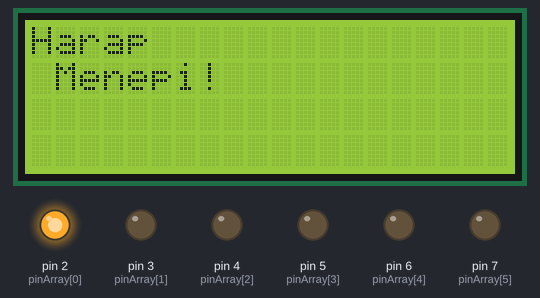
Bench run of a sketch on a simulated Arduino Uno, built with avr-gcc and run on an emulated ATmega328P. Shown: 20×4 character LCD, output pins drawn as LEDs (lit = HIGH).

Above: at 0.18 s.
At 0.79 s:
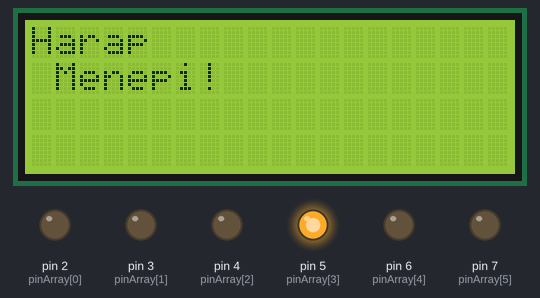
At 1.39 s:
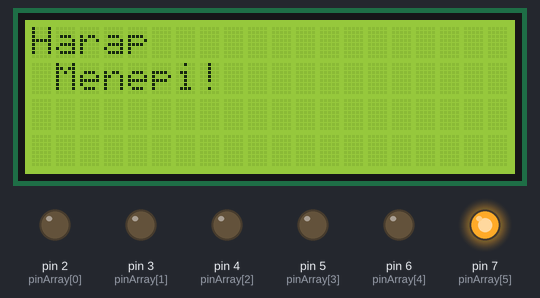
At 1.99 s:
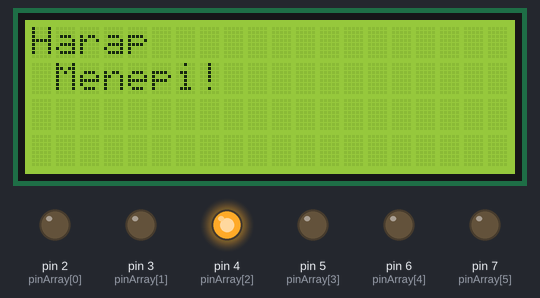
At 2.52 s:
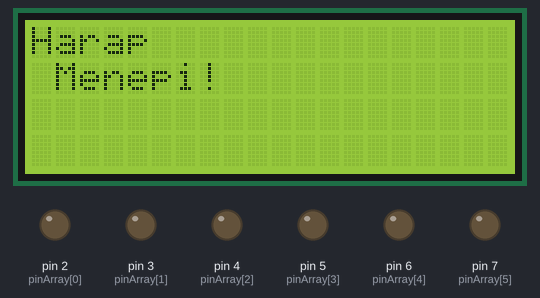
At 2.92 s:
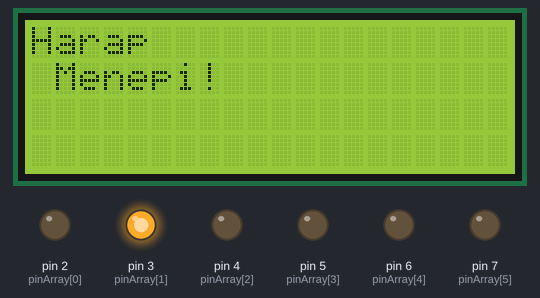
Timing chart, 0 to 40.0 s (numbered marks = the images above):
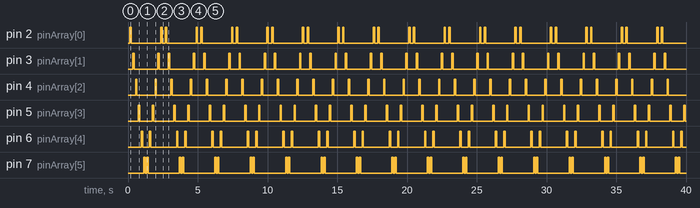

Measured:
- by itself, pin 2 (pinArray[0]): repeats every 2.5 s: LOW 2.1 s, HIGH 0.10 s, LOW 0.24 s, HIGH 0.10 s
- by itself, pin 3 (pinArray[1]): repeats every 2.5 s: LOW 1.7 s, HIGH 0.10 s, LOW 0.64 s, HIGH 0.10 s
- by itself, pin 4 (pinArray[2]): repeats every 2.5 s: LOW 1.3 s, HIGH 0.10 s, LOW 1.0 s, HIGH 0.10 s
- by itself, pin 5 (pinArray[3]): repeats every 2.5 s: LOW 0.90 s, HIGH 0.10 s, LOW 1.4 s, HIGH 0.10 s
- by itself, pin 6 (pinArray[4]): repeats every 2.5 s: LOW 0.50 s, HIGH 0.10 s, LOW 1.8 s, HIGH 0.10 s
- by itself, pin 7 (pinArray[5]): repeats every 2.5 s: LOW 0.10 s, HIGH 0.10 s, LOW 2.2 s, HIGH 0.10 s

The sketch:

lampu.ino
```cpp
#include <Wire.h>
#include <LiquidCrystal_I2C.h>

LiquidCrystal_I2C lcd(0x3F,20,4);  // set the LCD address to 0x27 for a 16 chars and 2 line display

int pinArray[ ] = {2,3,4,5,6,7};
int count = 0;
int timer = 100;


void setup() {

  for (count=0;count<6;count++){
      pinMode(pinArray[count],OUTPUT);
    }
}

void loop() {

  lcd.init();                      // initialize the lcd
  lcd.init();
  // Print a message to the LCD.
  lcd.backlight();
  lcd.setCursor(0,0);
  lcd.print("Harap");
  lcd.setCursor(1,1);
  lcd.print("Menepi!");
  /*lcd.setCursor(0,2);
  lcd.print("Arduino LCM IIC 2004");
  lcd.setCursor(2,3);
  lcd.print("Power By Ec-yuan!");*/

    for (count=0;count<6;count++){
      digitalWrite(pinArray[count],HIGH);
      delay(timer);
      digitalWrite(pinArray[count],LOW);
      delay(timer);
    }
      for (count=5;count>=0;count--){
      digitalWrite(pinArray[count],HIGH);
      delay(timer);
      digitalWrite(pinArray[count],LOW);
      delay(timer);
    }


}
```
